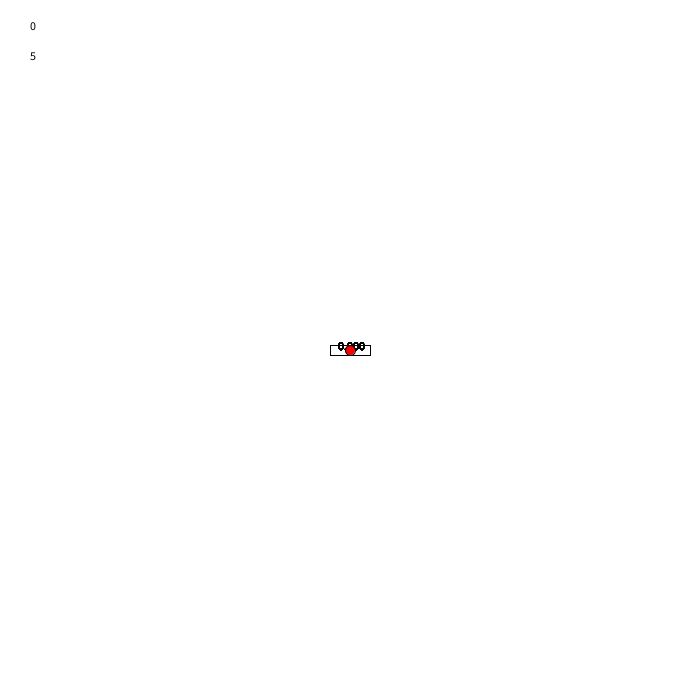
Frame 1 (no input)
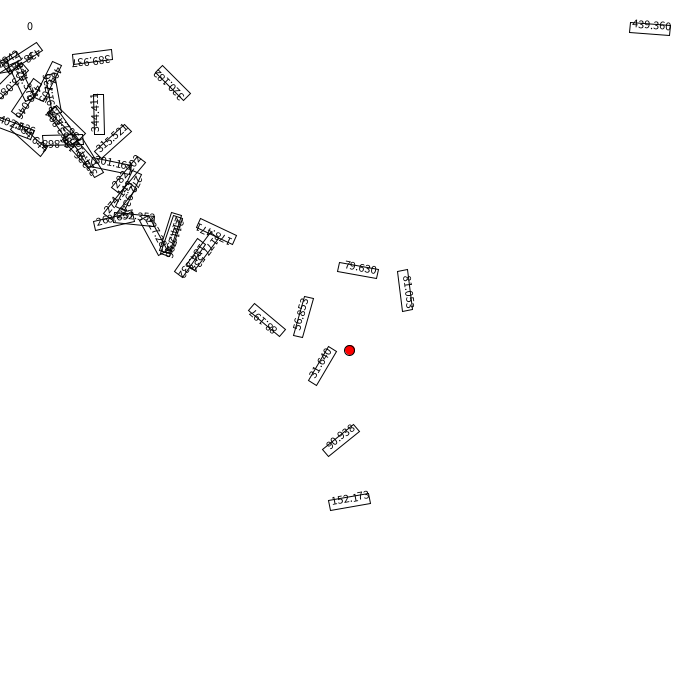
Frame 60 (the mouse pressed at the canvas centre just before this capture)
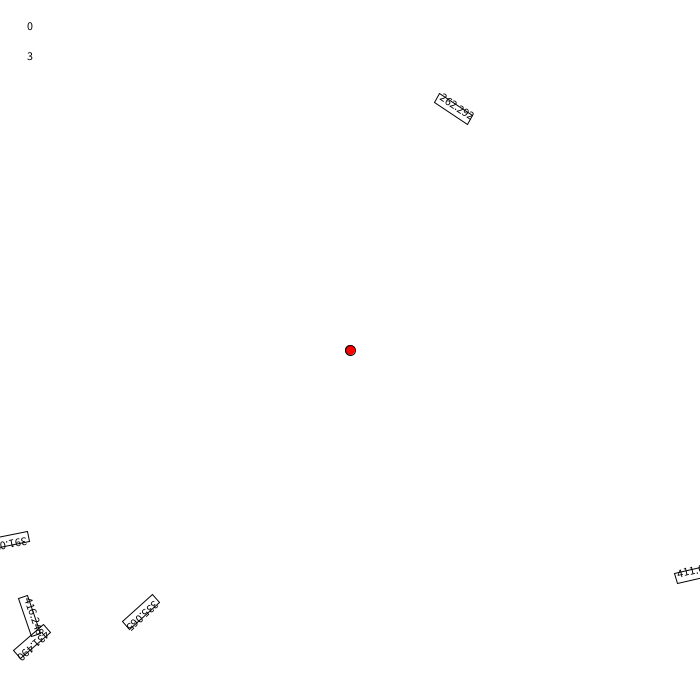
Frame 120 (the mouse held since frame 60 and released just before this capture)

The Processing sketch that drew these frames (run headless with seeded random() and noise(); from frame 60 on, the mouse is pressed at the canvas centre):

// Processing sketch: copterai
// ── copterai.pde
PVector dimensions=new PVector(40, 10);

PVector gravity = new PVector(0, 0.1, 0);

PVector target=new PVector(350, 350);

int generations=0;

int popsize = 100;

float timepergen = 5;

int starttime=0;

float power= 1;

float removeprob=0.2;

ArrayList <copter> copters = new ArrayList();

void setup() {
  size(700, 700);
  background(255);
  for (int i=0; i<popsize; i++) {
    copters.add(new copter(0, 0, 0, 0, 0, 0, 0.1, 0.1));
    copters.get(i).restart();
  }
}


void draw() {
  background(255);
  fill(0);
  text(generations,30,30);
  text(round(timepergen-(millis()-starttime)/1000),30,60);
  for (int i=0; i<copters.size(); i++) {
    copters.get(i).show();
  }
  if ((millis()-starttime)/1000>timepergen) {
    newgen();
  } else {
    rungen();
  }

  fill(255, 0, 0);
  ellipse(target.x, target.y, 10, 10);
}

void newgen() {
  generations++;
  ArrayList <copter> ordered = new ArrayList();
  int startsize=copters.size();
  for (int i=0; i<startsize; i++) {
    float best = 1e10;
    int bestin = -1;
    for (int j=0; j<copters.size(); j++) {
      if (copters.get(j).error<best) {
        best=copters.get(j).error;
        bestin=j;
      }
    }
    ordered.add(copters.get(bestin));
    copters.remove(bestin);
  }

  ArrayList <copter> newgeneration = new ArrayList();

  for (int i=0; i<startsize-1; i++) {
    int temp=round((ordered.size()-1)*pow(random(0, 1), 5));
    newgeneration.add(ordered.get(temp));
    if (removeprob>random(0, 1)) {
      ordered.remove(temp);
    }
  }

  for (int i=0; i<newgeneration.size(); i++) {
    newgeneration.get(i).mutate();
  }


  newgeneration.add(ordered.get(0));


  copters=new ArrayList();

  for (int i=0; i<newgeneration.size(); i++) {
    copters.add(newgeneration.get(i).copy());
  }

  for (int i=0; i<copters.size(); i++) {
    copters.get(i).restart();
  }
  starttime = millis();
}

void rungen() {
  for (int i=0; i<copters.size(); i++) {
    copters.get(i).move();
  }
}

void keyPressed(){
  if(key==CODED){
    if(keyCode==UP){
      timepergen++;
    }
    if(keyCode==DOWN){
      timepergen--;
    }
  }
}
// ── copter.pde
class copter {
  PVector pos;
  PVector vel;
  float rot;
  float rotvel;
  float error=0;
  float mutativity;
  float mutationprob;
  neural_net brain = new neural_net(new IntList(6, 20, 20, 2));

  copter(float a, float b, float c, float d, float e, float f, float g, float h) {
    pos = new PVector(a, b);
    vel=new PVector(c, d);
    rot=e;
    rotvel=f;
    brain.randomize();
    mutativity=g;
    mutationprob=h;
  }

  void show() {
    noFill();
    translate(pos.x, pos.y);
    rotate(rot);
    rect(-dimensions.x*0.5, -dimensions.y*0.5, dimensions.x, dimensions.y);
    textAlign(CENTER);
    fill(0);
    text(error, 0, 0);
    rotate(-rot);
    translate(-pos.x, -pos.y);
  }

  void move() {
    brain.newinput(new FloatList(target.x-pos.x, target.y-pos.y, vel.x, vel.y, rot, rotvel));
    brain.calc();
    FloatList ctrlseq=brain.getout();
    vel.add(new PVector(sin(rot)*(ctrlseq.get(0)+ctrlseq.get(1)), -cos(rot)*(ctrlseq.get(0)+ctrlseq.get(1))).mult(power));
    rotvel+=power*0.01*(ctrlseq.get(0)-ctrlseq.get(1));
    pos.add(vel);
    vel.add(gravity);
    rot+=rotvel;
    error=dist(pos.x, pos.y, target.x, target.y);
  }
  void mutate() {
    brain.mutate(mutativity, mutationprob);
    /*if (mutationprob>random(0, 1)) {
      mutativity+=random(-mutativity, mutativity);
    }
    if (mutationprob>random(0, 1)) {
      mutationprob+=random(-mutativity, mutativity);
    }*/
  }

  copter copy() {
    copter temp = new copter(pos.x, pos.y, vel.x, vel.y, rot, rotvel,mutativity,mutationprob);
    temp.brain=brain.copy();
    return temp;
  }

  void restart() {
    pos=new PVector(width/2,height/2);//random(0,width),random(0,height));
    vel=new PVector();
    rot=0;
    rotvel=0;
  }
}
// ── neural_net.pde
class neural_net {
  ArrayList <float[]> weights = new ArrayList();
  ArrayList <float[]> biasses = new ArrayList();
  ArrayList <float[]> values= new ArrayList();

  neural_net(IntList configuration) {
    for (int i=0; i<configuration.size(); i++) {
      if (i>0) {
        weights.add(new float[configuration.get(i-1)*configuration.get(i)]);
        biasses.add(new float[configuration.get(i)]);
      }
      values.add(new float[configuration.get(i)]);
    }
  }

  void randomize() {
    for (int i=0; i<weights.size(); i++) {
      for (int j=0; j<weights.get(i).length; j++) {
        weights.get(i)[j]=random(-1, 1);
      }
      for (int j=0; j<biasses.get(i).length; j++) {
        biasses.get(i)[j]=random(-1, 1);
      }
    }
  }

  void newinput(FloatList inputs) {
    if (inputs.size()==values.get(0).length) {
      for (int i=0; i<inputs.size(); i++) {
        values.get(0)[i]=inputs.get(i);
      }
    }
  }

  void calc() {
    for (int i=1; i<values.size(); i++) {
      for (int j=0; j<values.get(i).length; j++) {
        values.get(i)[j]=biasses.get(i-1)[j];
        for (int k=0; k<values.get(i-1).length; k++) {
          values.get(i)[j]+=values.get(i-1)[k]*weights.get(i-1)[k*j];
        }
        values.get(i)[j]=1/(1+exp(-values.get(i)[j]));
      }
    }
  }
  FloatList getout() {
    FloatList temp = new FloatList();
    for (int i=0; i<values.get(values.size()-1).length; i++) {
      temp.append(values.get(values.size()-1)[i]);
    }
    return temp;
  }

  neural_net copy() {
    neural_net temp = new neural_net(new IntList());
    for (int i=0; i<biasses.size(); i++) {
      temp.biasses.add(new float[biasses.get(i).length]);
      for(int j=0;j<biasses.get(i).length;j++){
        temp.biasses.get(i)[j]=biasses.get(i)[j];
      }
      temp.weights.add(new float[weights.get(i).length]);
      
      for(int j=0;j<weights.get(i).length;j++){
        temp.weights.get(i)[j]=weights.get(i)[j];
      }
    }
    for(int i=0;i<values.size();i++){
      temp.values.add(new float[values.get(i).length]);
    }
    return temp;
  }

  void mutate(float rate, float prob) {
    for (int i=0; i<weights.size(); i++) {
      for (int j=0; j<weights.get(i).length; j++) {
        if (prob>random(0, 1)) {
          weights.get(i)[j]+=random(-rate, rate);
        }
      }
      for (int j=0; j<biasses.get(i).length; j++) {
        if (prob>random(0, 1)) {
          biasses.get(i)[j]+=random(-rate, rate);
        }
      }
    }
  }
}
